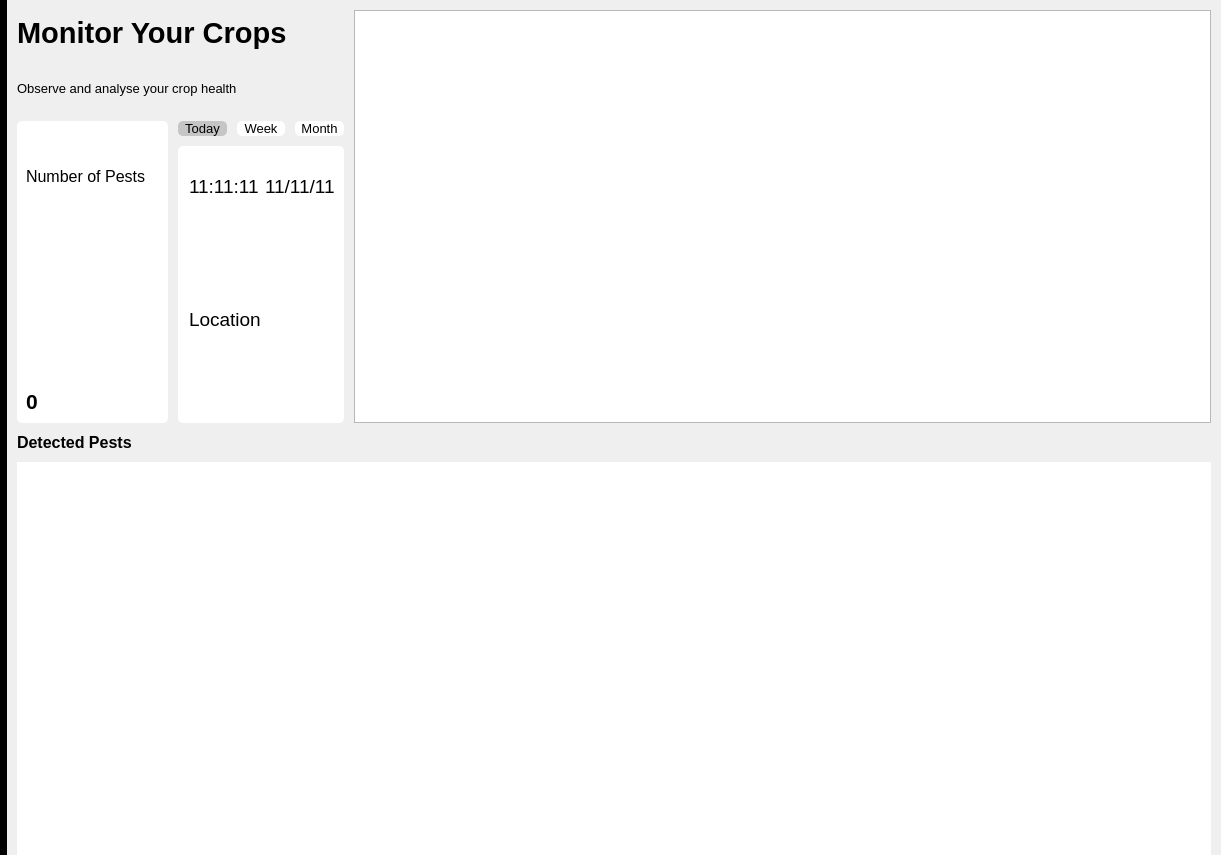
<?xml version="1.0" encoding="UTF-8"?>
<ui version="4.0">
 <class>Form</class>
 <widget class="QWidget" name="Form">
  <property name="geometry">
   <rect>
    <x>0</x>
    <y>0</y>
    <width>1221</width>
    <height>855</height>
   </rect>
  </property>
  <property name="windowTitle">
   <string>Home</string>
  </property>
  <layout class="QHBoxLayout" name="horizontalLayout_5">
   <property name="spacing">
    <number>10</number>
   </property>
   <property name="leftMargin">
    <number>0</number>
   </property>
   <property name="topMargin">
    <number>0</number>
   </property>
   <property name="rightMargin">
    <number>0</number>
   </property>
   <property name="bottomMargin">
    <number>0</number>
   </property>
   <item>
    <layout class="QVBoxLayout" name="verticalLayout_2">
     <property name="spacing">
      <number>0</number>
     </property>
     <item>
      <widget class="ClickableLabel" name="logo">
       <property name="enabled">
        <bool>true</bool>
       </property>
       <property name="styleSheet">
        <string notr="true">background-color: rgb(0, 0, 0);</string>
       </property>
       <property name="text">
        <string/>
       </property>
       <property name="pixmap">
        <pixmap>../Image/Register/ICMS.png</pixmap>
       </property>
       <property name="scaledContents">
        <bool>false</bool>
       </property>
       <property name="alignment">
        <set>Qt::AlignCenter</set>
       </property>
      </widget>
     </item>
     <item>
      <widget class="QWidget" name="widget_2" native="true">
       <property name="styleSheet">
        <string notr="true">background-color: rgb(0, 0, 0);</string>
       </property>
      </widget>
     </item>
     <item>
      <widget class="ClickableLabel" name="sidebar_home">
       <property name="minimumSize">
        <size>
         <width>0</width>
         <height>0</height>
        </size>
       </property>
       <property name="mouseTracking">
        <bool>false</bool>
       </property>
       <property name="autoFillBackground">
        <bool>false</bool>
       </property>
       <property name="styleSheet">
        <string notr="true">background-color: rgb(0, 0, 0);</string>
       </property>
       <property name="frameShadow">
        <enum>QFrame::Plain</enum>
       </property>
       <property name="text">
        <string/>
       </property>
       <property name="pixmap">
        <pixmap>../Image/Register/home.png</pixmap>
       </property>
       <property name="scaledContents">
        <bool>false</bool>
       </property>
       <property name="alignment">
        <set>Qt::AlignCenter</set>
       </property>
      </widget>
     </item>
     <item>
      <widget class="ClickableLabel" name="sidebar_camera">
       <property name="styleSheet">
        <string notr="true">background-color: rgb(0,0,0)</string>
       </property>
       <property name="text">
        <string/>
       </property>
       <property name="pixmap">
        <pixmap>../Image/Register/camera.png</pixmap>
       </property>
       <property name="alignment">
        <set>Qt::AlignCenter</set>
       </property>
      </widget>
     </item>
     <item>
      <widget class="ClickableLabel" name="sidebar_record">
       <property name="styleSheet">
        <string notr="true">background-color: rgb(0, 0, 0);</string>
       </property>
       <property name="text">
        <string/>
       </property>
       <property name="pixmap">
        <pixmap>../Image/Register/search.png</pixmap>
       </property>
       <property name="alignment">
        <set>Qt::AlignCenter</set>
       </property>
      </widget>
     </item>
     <item>
      <widget class="ClickableLabel" name="sidebar_logout">
       <property name="layoutDirection">
        <enum>Qt::LeftToRight</enum>
       </property>
       <property name="styleSheet">
        <string notr="true">background-color: rgb(0, 0, 0);</string>
       </property>
       <property name="text">
        <string/>
       </property>
       <property name="pixmap">
        <pixmap>../Image/Register/exit.png</pixmap>
       </property>
       <property name="alignment">
        <set>Qt::AlignCenter</set>
       </property>
      </widget>
     </item>
     <item>
      <widget class="QWidget" name="widget_3" native="true">
       <property name="styleSheet">
        <string notr="true">background-color: rgb(0, 0, 0);
</string>
       </property>
      </widget>
     </item>
    </layout>
   </item>
   <item>
    <layout class="QVBoxLayout" name="verticalLayout_6">
     <item>
      <layout class="QHBoxLayout" name="horizontalLayout_3" stretch="3,2">
       <property name="topMargin">
        <number>10</number>
       </property>
       <property name="rightMargin">
        <number>10</number>
       </property>
       <item>
        <layout class="QVBoxLayout" name="verticalLayout_9" stretch="1,3">
         <item>
          <layout class="QVBoxLayout" name="verticalLayout_3" stretch="0,0">
           <item>
            <widget class="QLabel" name="title_label">
             <property name="font">
              <font>
               <pointsize>22</pointsize>
               <weight>75</weight>
               <bold>true</bold>
              </font>
             </property>
             <property name="frameShadow">
              <enum>QFrame::Sunken</enum>
             </property>
             <property name="text">
              <string>Monitor Your Crops</string>
             </property>
             <property name="wordWrap">
              <bool>true</bool>
             </property>
            </widget>
           </item>
           <item>
            <widget class="QLabel" name="description_label">
             <property name="font">
              <font>
               <pointsize>10</pointsize>
              </font>
             </property>
             <property name="text">
              <string>Observe and analyse your crop health</string>
             </property>
             <property name="wordWrap">
              <bool>true</bool>
             </property>
            </widget>
           </item>
          </layout>
         </item>
         <item>
          <layout class="QHBoxLayout" name="horizontalLayout_4">
           <item>
            <widget class="QWidget" name="widget_5" native="true">
             <property name="sizePolicy">
              <sizepolicy hsizetype="Fixed" vsizetype="Preferred">
               <horstretch>0</horstretch>
               <verstretch>0</verstretch>
              </sizepolicy>
             </property>
             <property name="styleSheet">
              <string notr="true">border: none; background-color: white; border-radius: 5px;</string>
             </property>
             <layout class="QVBoxLayout" name="verticalLayout_5" stretch="1,2">
              <item>
               <layout class="QHBoxLayout" name="horizontalLayout_6">
                <item>
                 <widget class="QLabel" name="pest_num_label">
                  <property name="font">
                   <font>
                    <pointsize>12</pointsize>
                   </font>
                  </property>
                  <property name="text">
                   <string>Number of Pests</string>
                  </property>
                  <property name="scaledContents">
                   <bool>true</bool>
                  </property>
                  <property name="wordWrap">
                   <bool>true</bool>
                  </property>
                 </widget>
                </item>
                <item>
                 <widget class="QLabel" name="pest_image">
                  <property name="text">
                   <string/>
                  </property>
                  <property name="pixmap">
                   <pixmap>../Image/Home/bug.png</pixmap>
                  </property>
                 </widget>
                </item>
               </layout>
              </item>
              <item>
               <widget class="QLabel" name="pest_number">
                <property name="font">
                 <font>
                  <pointsize>16</pointsize>
                  <weight>75</weight>
                  <bold>true</bold>
                 </font>
                </property>
                <property name="styleSheet">
                 <string notr="true">border: none;</string>
                </property>
                <property name="text">
                 <string>0</string>
                </property>
                <property name="alignment">
                 <set>Qt::AlignBottom|Qt::AlignLeading|Qt::AlignLeft</set>
                </property>
               </widget>
              </item>
             </layout>
            </widget>
           </item>
           <item>
            <layout class="QVBoxLayout" name="verticalLayout_8" stretch="1,5">
             <item>
              <layout class="QHBoxLayout" name="horizontalLayout_2">
               <property name="spacing">
                <number>10</number>
               </property>
               <item>
                <widget class="QPushButton" name="today_button">
                 <property name="font">
                  <font>
                   <pointsize>10</pointsize>
                  </font>
                 </property>
                 <property name="cursor">
                  <cursorShape>PointingHandCursor</cursorShape>
                 </property>
                 <property name="styleSheet">
                  <string notr="true">QPushButton {
	border: none;
	background-color: #fff;
	border-radius: 5px;
}
QPushButton:checked {
	background-color: #c5c5c5;
}</string>
                 </property>
                 <property name="text">
                  <string>Today</string>
                 </property>
                 <property name="checkable">
                  <bool>true</bool>
                 </property>
                 <property name="checked">
                  <bool>true</bool>
                 </property>
                </widget>
               </item>
               <item>
                <widget class="QPushButton" name="week_button">
                 <property name="font">
                  <font>
                   <pointsize>10</pointsize>
                  </font>
                 </property>
                 <property name="cursor">
                  <cursorShape>PointingHandCursor</cursorShape>
                 </property>
                 <property name="styleSheet">
                  <string notr="true">QPushButton {
	border: none;
	background-color: #fff;
	border-radius: 5px;
}
QPushButton:checked {
	background-color: #c5c5c5;
}</string>
                 </property>
                 <property name="text">
                  <string>Week</string>
                 </property>
                 <property name="checkable">
                  <bool>true</bool>
                 </property>
                </widget>
               </item>
               <item>
                <widget class="QPushButton" name="month_button">
                 <property name="font">
                  <font>
                   <pointsize>10</pointsize>
                  </font>
                 </property>
                 <property name="cursor">
                  <cursorShape>PointingHandCursor</cursorShape>
                 </property>
                 <property name="styleSheet">
                  <string notr="true">QPushButton {
	border: none;
	background-color: #fff;
	border-radius: 5px;
}
QPushButton:checked {
	background-color: #c5c5c5;
}</string>
                 </property>
                 <property name="text">
                  <string>Month</string>
                 </property>
                 <property name="checkable">
                  <bool>true</bool>
                 </property>
                 <property name="checked">
                  <bool>false</bool>
                 </property>
                </widget>
               </item>
              </layout>
             </item>
             <item>
              <widget class="QFrame" name="frame_5">
               <property name="sizePolicy">
                <sizepolicy hsizetype="Fixed" vsizetype="Preferred">
                 <horstretch>0</horstretch>
                 <verstretch>0</verstretch>
                </sizepolicy>
               </property>
               <property name="styleSheet">
                <string notr="true">border:none; background-color: white; border-radius: 5px</string>
               </property>
               <property name="frameShape">
                <enum>QFrame::StyledPanel</enum>
               </property>
               <property name="frameShadow">
                <enum>QFrame::Raised</enum>
               </property>
               <layout class="QVBoxLayout" name="verticalLayout_4" stretch="1,3">
                <property name="leftMargin">
                 <number>11</number>
                </property>
                <item>
                 <layout class="QHBoxLayout" name="horizontalLayout">
                  <item>
                   <widget class="QLabel" name="time_label">
                    <property name="font">
                     <font>
                      <pointsize>14</pointsize>
                     </font>
                    </property>
                    <property name="text">
                     <string>11:11:11</string>
                    </property>
                   </widget>
                  </item>
                  <item>
                   <widget class="QLabel" name="date_label">
                    <property name="font">
                     <font>
                      <pointsize>14</pointsize>
                     </font>
                    </property>
                    <property name="text">
                     <string>11/11/11</string>
                    </property>
                   </widget>
                  </item>
                 </layout>
                </item>
                <item>
                 <widget class="QLabel" name="location_label">
                  <property name="font">
                   <font>
                    <pointsize>14</pointsize>
                   </font>
                  </property>
                  <property name="text">
                   <string>Location</string>
                  </property>
                  <property name="alignment">
                   <set>Qt::AlignLeading|Qt::AlignLeft|Qt::AlignVCenter</set>
                  </property>
                 </widget>
                </item>
               </layout>
              </widget>
             </item>
            </layout>
           </item>
          </layout>
         </item>
        </layout>
       </item>
       <item>
        <widget class="QGraphicsView" name="graphicsView">
         <property name="sizePolicy">
          <sizepolicy hsizetype="Preferred" vsizetype="Preferred">
           <horstretch>0</horstretch>
           <verstretch>0</verstretch>
          </sizepolicy>
         </property>
        </widget>
       </item>
      </layout>
     </item>
     <item>
      <layout class="QVBoxLayout" name="verticalLayout">
       <property name="rightMargin">
        <number>10</number>
       </property>
       <item>
        <widget class="QLabel" name="detected_pest_label">
         <property name="font">
          <font>
           <pointsize>12</pointsize>
           <weight>75</weight>
           <bold>true</bold>
          </font>
         </property>
         <property name="text">
          <string>Detected Pests</string>
         </property>
        </widget>
       </item>
       <item>
        <widget class="QChartView" name="chart">
         <property name="sizePolicy">
          <sizepolicy hsizetype="Expanding" vsizetype="Expanding">
           <horstretch>0</horstretch>
           <verstretch>0</verstretch>
          </sizepolicy>
         </property>
         <property name="styleSheet">
          <string notr="true">border: none; border-radius: 5px</string>
         </property>
        </widget>
       </item>
      </layout>
     </item>
    </layout>
   </item>
  </layout>
 </widget>
 <customwidgets>
  <customwidget>
   <class>ClickableLabel</class>
   <extends>QLabel</extends>
   <header location="global">clickableLabel.h</header>
  </customwidget>
  <customwidget>
   <class>QChartView</class>
   <extends>QGraphicsView</extends>
   <header>QtCharts</header>
  </customwidget>
 </customwidgets>
 <resources/>
 <connections/>
</ui>
